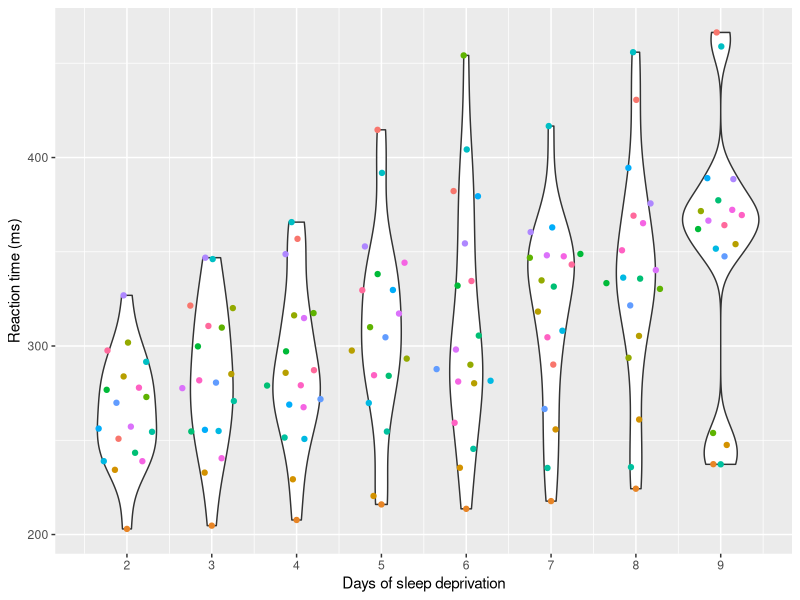

This chart was generated by the following R code:
# This is an experimental file to learn the intricacies of using GitHub

runif(1)

# packages
library(tidyverse)
library(lme4)
library(ggbeeswarm)
library(broom.mixed)
library(lattice)

# sleepstudy
data("sleepstudy", package = "lme4")
sleepstudy


# modify data and plot
corrected_sleepstudy <- sleepstudy |> 
  filter(Days > 1)

reaction_plot <- ggplot(corrected_sleepstudy, aes(Days, Reaction, group = Days, color = Subject)) +
  geom_violin(show.legend = FALSE) +
  geom_quasirandom(show.legend = FALSE) +
  scale_x_continuous(n.breaks = 8) +
  labs(y = "Reaction time (ms)", x = "Days of sleep deprivation")

reaction_plot
